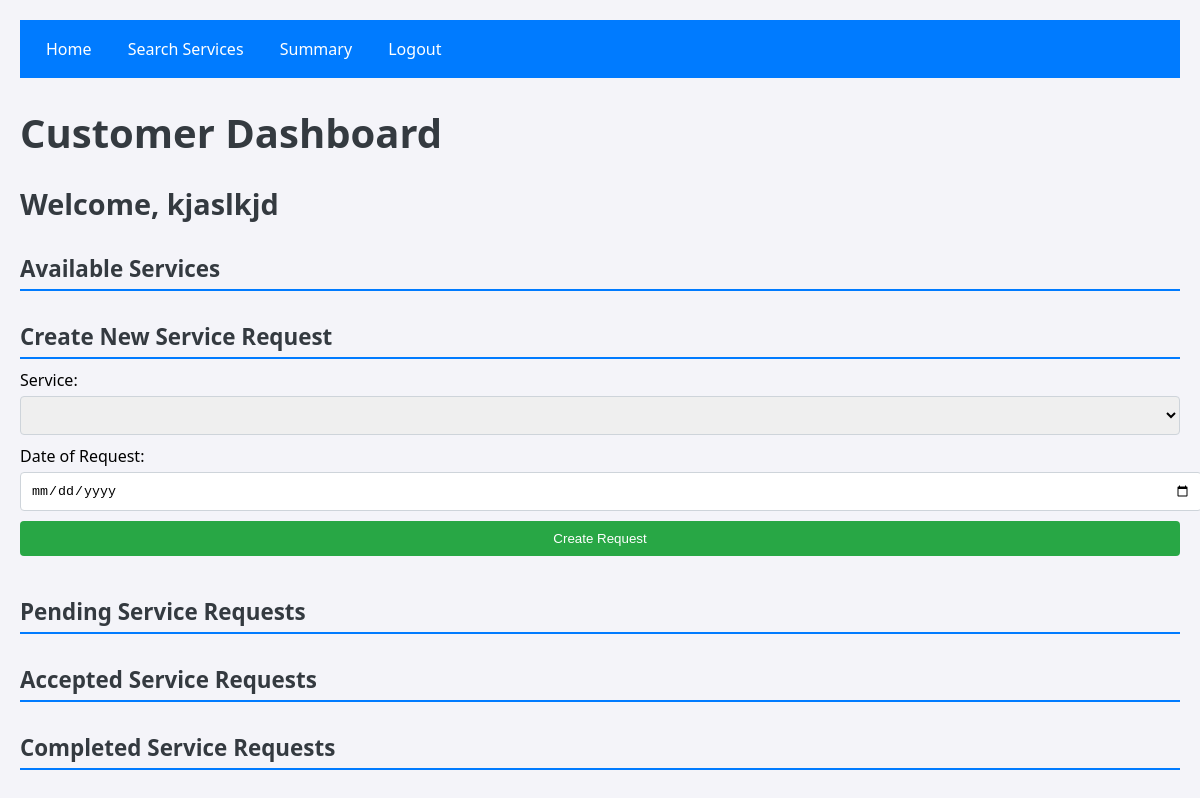
Page /customer_dashboard (signed in) on the earlier database version.
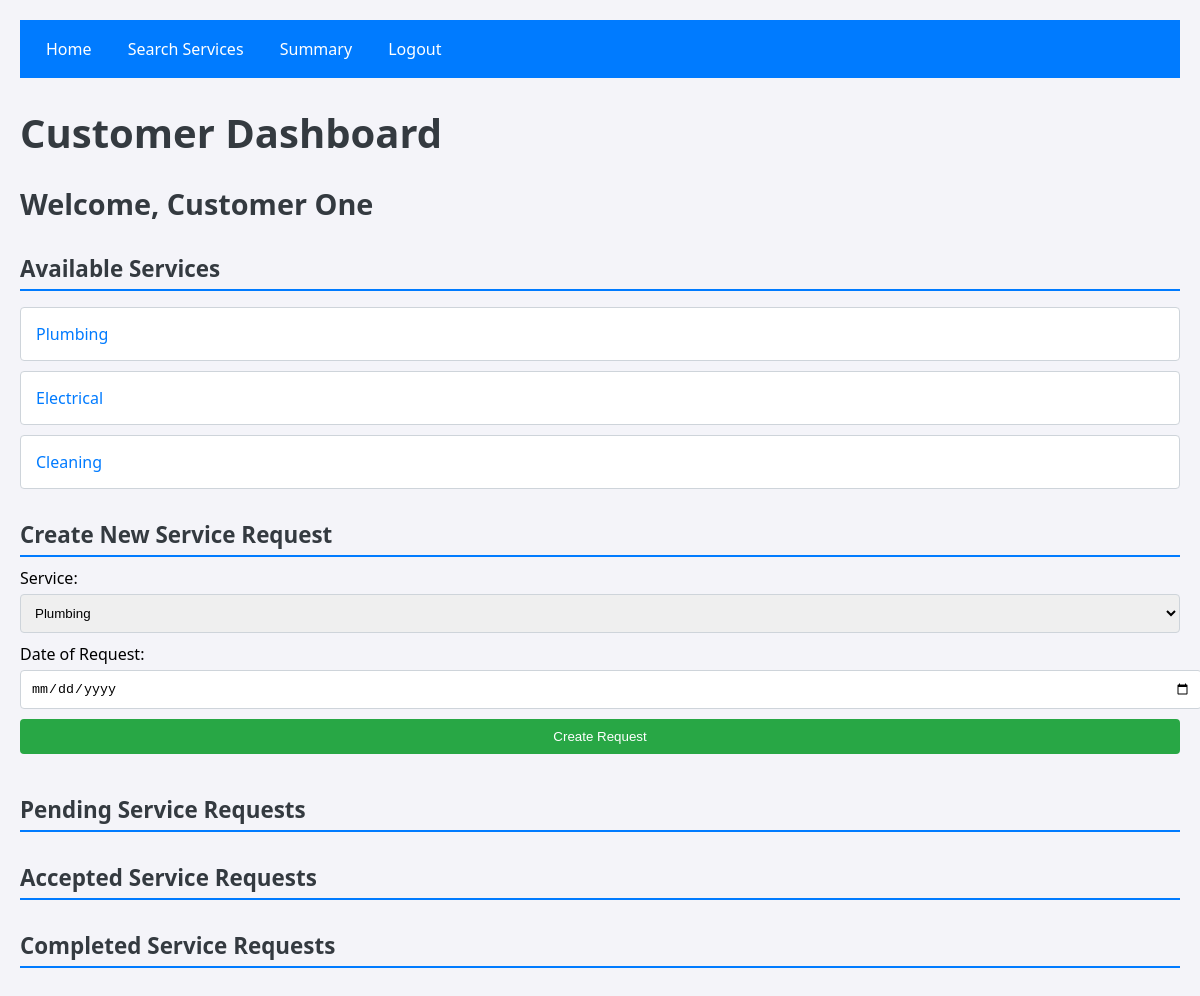
Same page on the later database version.
### models.py (models this page shows)
class Customer(db.Model):
    id = db.Column(db.Integer, primary_key=True)
    name = db.Column(db.String(80), nullable=False)
    username = db.Column(db.String(80), unique=True, nullable=False)
    password = db.Column(db.String(120), nullable=False)
    blocked = db.Column(db.Boolean, default=False)
    requests = db.relationship('ServiceRequest', backref='customer', lazy=True)

class Service(db.Model):
    id = db.Column(db.Integer, primary_key=True)
    name = db.Column(db.String(80), nullable=False)
    base_price = db.Column(db.Float, nullable=False)
    time_required = db.Column(db.Integer)
    description = db.Column(db.String(200))
    requests = db.relationship('ServiceRequest', backref='service', lazy=True)

### app.py (the view)
@app.route('/customer_dashboard')
def customer_dashboard():
    customer_id = session['user_id']  # Assume customer is logged in
    customer = Customer.query.get(customer_id)
    pending_requests = ServiceRequest.query.filter_by(customer_id=customer_id, service_status='Pending').all()
    accepted_requests = ServiceRequest.query.filter_by(customer_id=customer_id, service_status='Accepted').all()
    completed_requests = ServiceRequest.query.filter_by(customer_id=customer_id, service_status='Completed').all()
    services = Service.query.all()  # Fetch all services for creating new requests
    return render_template(
        'customer_dashboard.html',
        customer=customer,
        pending_requests=pending_requests,
        accepted_requests=accepted_requests,
        completed_requests=completed_requests,
        services=services
    )

### templates/customer_dashboard.html (shortened to what this page needs)
<!DOCTYPE html>
<html lang="en">
<head>
    <link rel="stylesheet" href="{{ url_for('static', filename='css/cust_dash.css') }}">
</head>
<body>
    <nav>
        <a href="{{ url_for('customer_dashboard') }}">Home</a>
        <a href="{{ url_for('search_services') }}">Search Services</a>
        <a href="{{ url_for('cust_summary') }}">Summary</a>
        <a href="{{ url_for('logout') }}">Logout</a>
    </nav>
    <h1>Customer Dashboard</h1>
    <h2>Welcome, {{ customer.name }}</h2>
    <h3>Available Services</h3>
    <ul>
        {% for service in services %}
        <li><a href="{{ url_for('create_request', service_id=service.id) }}">{{ service.name }}</a></li>
        {% endfor %}
    </ul>
    <h3>Create New Service Request</h3>
    <form action="{{ url_for('create_request') }}" method="POST">
        <div class="form-group">
            <label for="service_id">Service:</label>
            <select name="service_id" id="service_id" required>
                {% for service in services %}
                    <option value="{{ service.id }}">{{ service.name }}</option>
                {% endfor %}
            </select>
        </div>
        <div class="form-group">
            <label for="date_of_request">Date of Request:</label>
            <input type="date" id="date_of_request" name="date_of_request" required>
        </div>
        <div>
            <button type="submit">Create Request</button>
        </div>
    </form>
    <h3>Pending Service Requests</h3>
    <h3>Accepted Service Requests</h3>
    <h3>Completed Service Requests</h3>
</body>
</html>

### static/css/cust_dash.css (style rules this page uses)
body { font-family: 'Segoe UI', Tahoma, Geneva, Verdana, sans-serif; background-color: #f4f4f9; margin: 0; padding: 20px; }
nav { background-color: #007BFF; padding: 10px; margin-bottom: 20px; }
nav a { color: #fff; text-decoration: none; padding: 8px 16px; display: inline-block; }
h1, h2, h3 { color: #343a40; }
h1 { font-size: 2.5em; margin-bottom: 10px; }
h2 { font-size: 1.8em; margin-bottom: 20px; }
h3 { font-size: 1.4em; margin-top: 30px; margin-bottom: 10px; border-bottom: 2px solid #007BFF; padding-bottom: 5px; }
form { margin-bottom: 20px; }
form label { display: block; margin-bottom: 5px; }
form select, form input, form button { margin-bottom: 10px; padding: 10px; border: 1px solid #ced4da; border-radius: 4px; width: 100%; }
form button { background-color: #28a745; color: #fff; border: none; cursor: pointer; }
ul { list-style: none; padding: 0; }
ul li { background-color: #fff; border: 1px solid #ced4da; padding: 15px; margin-bottom: 10px; border-radius: 4px; }
ul li a { color: #007BFF; text-decoration: none; }

Differences in the rows shown:
changed Customer: name "kjaslkjd" → "Customer One"
added Service: name "Plumbing"
added Service: name "Electrical"
added Service: name "Cleaning"
Other differences:
form field service_id: (not shown) → "Plumbing"
